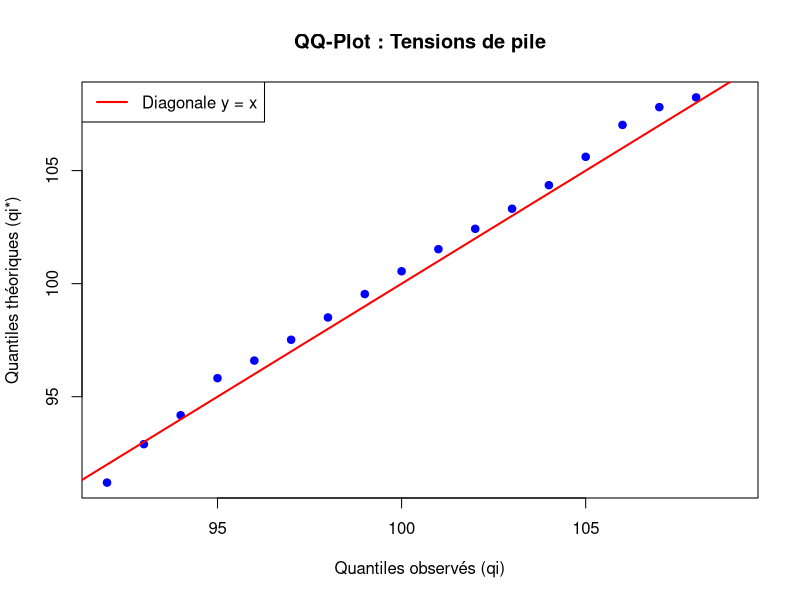
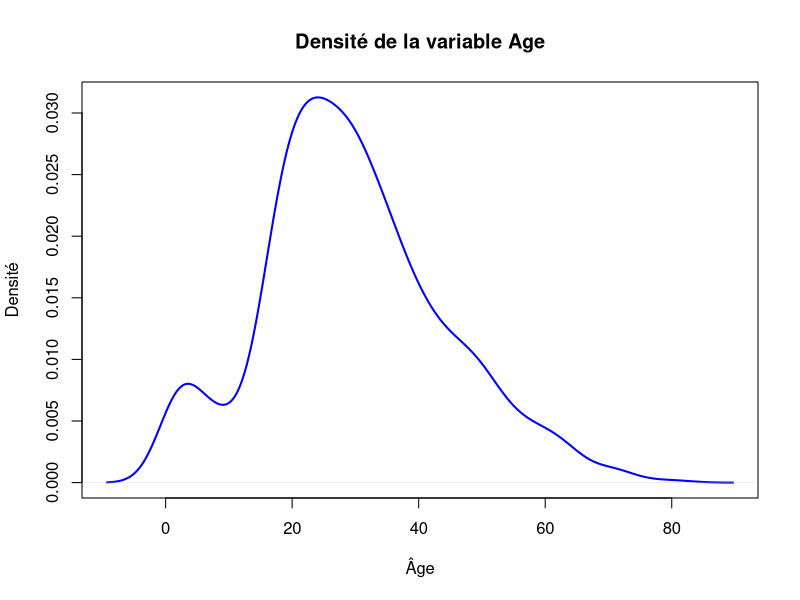
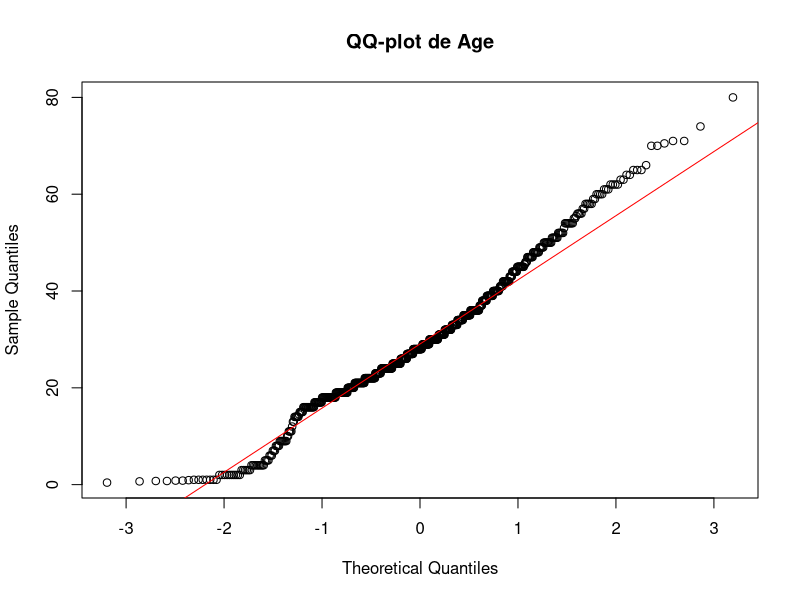

Generate these figures, in order, with R:
## ---- chunk 1
qi = 92:109
ni = c(1, 4, 9, 28, 23, 37, 51, 63, 65, 60, 48, 38, 32, 23, 12, 3, 1, 2)
## ---- chunk 2
m = sum(qi * ni) / sum(ni)
cat("Moyenne pondérée m =", m)
## ---- chunk 3
sigma = sqrt(sum(ni * (qi - m)^2) / (sum(ni) - 1))
cat("Écart-type pondéré sigma =", round(sigma, 2))
## ---- chunk 4
Fi = cumsum(ni) / sum(ni)
qietoile = qnorm(Fi, m, sigma)
## ---- chunk 5
plot(qi, qietoile,
     main = "QQ-Plot : Tensions de pile",
     xlab = "Quantiles observés (qi)",
     ylab = "Quantiles théoriques (qi*)",
     pch = 19, col = "blue")
lines(c(90, 110), c(90, 110), col = "red", lwd = 2)
legend("topleft", legend = "Diagonale y = x", col = "red", lwd = 2)
## ---- chunk 6
ni2 = c(ni[1] + ni[2], ni[3:15], ni[16] + ni[17] + ni[18])
cat("Effectifs regroupés :", ni2)
## ---- chunk 7
k = c(91, 93:106) + 0.5
K = c(93:106.5, 109) + 0.5
pi_theo = pnorm(K, 100, 3.1) - pnorm(k, 100, 3.1)
ti = 500 * pi_theo
## ---- chunk 8
dchi = sum((ni2 - ti)^2 / ti)
cat("Statistique du chi-deux :", round(dchi, 4))
## ---- chunk 9
chisq.test(ni2, p = pi_theo, rescale.p = TRUE)
## ---- chunk 10
cat("Quantile théorique χ²(0.95, 12) =", qchisq(0.95, 12))
cat("\nStatistique observée =", round(dchi, 4))
cat("\np-value correcte =", 1 - pchisq(dchi, 12))
## ---- chunk 11
titanic = read.csv("titanic.csv")
head(titanic)
## ---- chunk 12
survived = titanic$Survived
class = titanic$Pclass
head(survived)
head(class)
## ---- chunk 13
contingence1 = table(survived, class)
contingence1
## ---- chunk 14
chisq.test(contingence1)
## ---- chunk 15
contingence_sex = table(survived, titanic$Sex)
contingence_sex
chisq.test(contingence_sex)
## ---- chunk 16
contingence2 = table(class, titanic$Embarked)
contingence2
## ---- chunk 17
contingence2 = contingence2[, -1]
contingence2
chisq.test(contingence2)
## ---- chunk 18
contingence3 = table(survived, titanic$Embarked)
contingence3 = contingence3[, -1]
chisq.test(contingence3)
## ---- chunk 19
age = titanic$Age
head(age)
## ---- chunk 20
age = age[!is.na(age)]
class2 = class[!is.na(titanic$Age)]
cat("Nombre d'âges valides :", length(age))
## ---- chunk 21
plot(density(age),
     main = "Densité de la variable Age",
     xlab = "Âge", ylab = "Densité",
     col = "blue", lwd = 2)
## ---- chunk 22
qqnorm(age, main = "QQ-plot de Age")
qqline(age, col = "red")
## ---- chunk 23
shapiro.test(age)
## ---- chunk 24
tapply(age, class2, shapiro.test)
